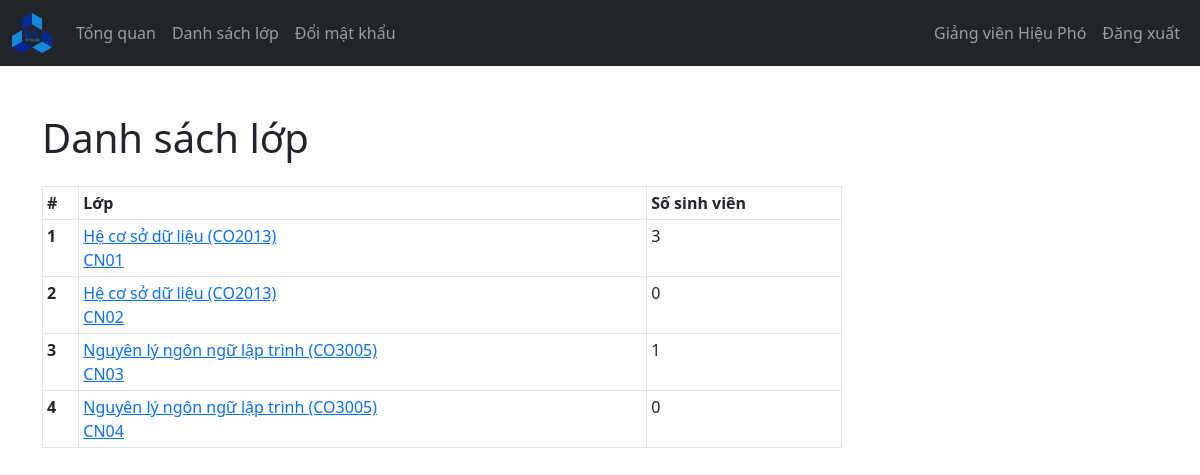
Page /GiangVien/lop.php (signed in) on the committed database.
### tables this page shows
CREATE TABLE `giangvien` (
  `magiangvien` varchar(127) NOT NULL,
  `ho_tenlot` varchar(255) NOT NULL,
  `ten` varchar(255) NOT NULL,
  `tendangnhap` varchar(127) NOT NULL,
  `matkhau` varchar(255) NOT NULL,
  `email` varchar(255) NOT NULL,
  `sdt` varchar(15) NOT NULL,
  `namsinh` int(11) NOT NULL,
  `gioitinh` tinyint(1) NOT NULL
);

CREATE TABLE `lophoc` (
  `id_c` int(11) NOT NULL,
  `malophoc` varchar(127) NOT NULL,
  `makhoahoc` varchar(127) NOT NULL,
  `magiangvien` varchar(127) NOT NULL
);

CREATE TABLE `khoahoc` (
  `makhoahoc` varchar(127) NOT NULL,
  `tenkhoahoc` varchar(255) NOT NULL
);

### controllers/giangvien_ctl.php (called while the page is built, shortened)
<?php
function getGiangVienTheoId($giangvien_id, $conn)
{
  $sql = "SELECT * FROM giangvien
            WHERE magiangvien=?";
  $stmt = $conn->prepare($sql);
  $stmt->execute([$giangvien_id]);
  if ($stmt->rowCount() == 1) {
    $giangvien = $stmt->fetch();
    return $giangvien;
  } else {
    return 0;
  }
}
function getLopCuaGiangVien($giangvien_id, $conn)
{
  $sql = "SELECT id_c,malophoc,makhoahoc FROM lophoc
          WHERE magiangvien=?";
  $stmt = $conn->prepare($sql);
  $stmt->execute([$giangvien_id]);
  if ($stmt->rowCount() >= 1) {
    $lophoc = $stmt->fetchAll();
    return $lophoc;
  } else {
    return 0;
  }
}

### controllers/global_ctl.php (called while the page is built, shortened)
<?php
function gotoLop($lop_id) {
  return "./lop_view.php?id=$lop_id";
}

### controllers/lophoc_ctl.php (called while the page is built, shortened)
<?php
function getSoLuongSinhVienCuaLop($lop_id, $conn)
{
  $sql = "SELECT masinhvien FROM lop_rec
          WHERE id_lophoc=:idlop";
  $stmt = $conn->prepare($sql);
  $stmt->bindParam(':idlop',$lop_id);
  $stmt->execute();
  if ($stmt->rowCount() >= 1) {
    return $stmt->rowCount();
  } else {
    return 0;
  }
}
function getTenCuaKhoa($khoa_id, $conn) {
  $sql = "SELECT tenkhoahoc FROM khoahoc
          WHERE makhoahoc=?";
  $stmt = $conn->prepare($sql);
  $stmt->execute([$khoa_id]);
  if ($stmt->rowCount() == 1) {
    $tenkhoa = $stmt->fetch();
    return $tenkhoa;
  } else {
    return 0;
  }
}

### GiangVien/lop.php (the view, shortened to what this page needs)
<?php
if (isset($_SESSION['magiangvien']) && isset($_SESSION['tucach'])) {
    if ($_SESSION['tucach'] == 'GiangVien') {
        include "../controllers/includer.php";
        $magiangvien = $_SESSION['magiangvien'];
        $giangvien = getGiangVienTheoId($magiangvien, $conn);
        $lophoc = getLopCuaGiangVien($magiangvien, $conn);
?>
        <!DOCTYPE html>
        <html lang="en">
        <head>
                <?php
                $tengiangvien = $giangvien['ho_tenlot'] . " " . $giangvien['ten'];
                $title = "Giảng viên " . $tengiangvien;
                $usrname = $title;
                ?>
            <link rel="stylesheet" href="https://cdn.jsdelivr.net/npm/bootstrap@5.2.0/dist/css/bootstrap.min.css">
            <link rel="stylesheet" href="../css/style.css">
            <link rel="stylesheet" href="https://cdnjs.cloudflare.com/ajax/libs/font-awesome/4.7.0/css/font-awesome.min.css">
        </head>
        <body>
            <?php
            include "comp/navbar.php";
            ?>
            <?php
            if ($lophoc != 0) {
            ?>
                <div class="container mt-5">
                    <h1>Danh sách lớp</h1>
                    <div class="table-responsive">
                        <table class="table table-sm table-bordered mt-3 n-table table-hover">
                            <thead>
                                <tr>
                                    <th scope="col">#</th>
                                    <th scope="col">Lớp</th>
                                    <th scope="col">Số sinh viên</th>
                                </tr>
                            </thead>
                            <tbody>
                                <?php $i = 1;
                                foreach ($lophoc as $lop) {
                                    $tenkhoa = getTenCuaKhoa($lop['makhoahoc'], $conn);
                                    $tenkhoa = $tenkhoa['tenkhoahoc'];
                                    $tenlop = $tenkhoa . " (" . $lop['makhoahoc'] . ")";
                                    $id_lop = $lop['id_c'];
                                    $soluong = getSoLuongSinhVienCuaLop($id_lop, $conn);
                                ?>
                                    <tr>
                                        <th scope="row">
                                            <?php echo $i;
                                            $i++; ?>
                                        </th>
                                        <td>
                                            <a href="<?php echo gotoLop($id_lop)?>">
                                                <?= $tenlop; ?>
                                                <br />
                                                <?= $lop['malophoc'] ?>
                                            </a>
                                        </td>
                                        <td>
                                            <?= $soluong ?>
                                        </td>
                                    </tr>
                                <?php } ?>
                            </tbody>
                        </table>
                    </div>
                <?php } else { ?>
                    <div class="alert alert-info .w-450 m-5" role="alert">
                        Không có lớp học!
                    </div>
                <?php } ?>
                </div>
        </body>
        </html>
<?php
    } else {
        header("Location: ../login.php");
        exit;
    }
} else {
    header("Location: ../login.php");
    exit;
}
?>

### GiangVien/comp/navbar.php (shortened to what this page needs)
<nav class="navbar navbar-expand-lg navbar-dark bg-dark">
  <div class="container-fluid">
    <a class="navbar-brand" href="../index.php">
      <img src="../imgs/logo.png" width="40">
    </a>
    <div class="collapse navbar-collapse" id="navbarSupportedContent">
      <ul class="navbar-nav me-auto mb-2 mb-lg-0" id="navLinks">
        <li class="nav-item">
          <a class="nav-link" aria-current="page" href="index.php">Tổng quan</a>
        </li>
        <li class="nav-item">
          <a class="nav-link" href="lop.php">Danh sách lớp</a>
        </li>
        <li class="nav-item">
          <a class="nav-link" href="doimatkhau.php">Đổi mật khẩu</a>
        </li>
      </ul>
      <ul class="navbar-nav me-right mb-2 mb-lg-0">
        <li class="nav-item">
          <a class="nav-link" href="index.php">
            <?= $usrname ?>
          </a>
        </li>
        <li class="nav-item">
          <a class="nav-link" href="../logout.php">Đăng xuất</a>
        </li>
      </ul>
    </div>
  </div>
</nav>

### css/style.css (style rules this page uses)
.n-table { max-width: 800px; }

### rows in the picture
giangvien: usrname "Giảng viên Hiệu Phó"
lophoc: makhoahoc.tenkhoahoc "Hệ cơ sở dữ liệu (CO2013)", malophoc "CN01", soluong "3"
lophoc: makhoahoc.tenkhoahoc "Hệ cơ sở dữ liệu (CO2013)", malophoc "CN02", soluong "0"
lophoc: makhoahoc.tenkhoahoc "Nguyên lý ngôn ngữ lập trình (CO3005)", malophoc "CN03", soluong "1"
lophoc: makhoahoc.tenkhoahoc "Nguyên lý ngôn ngữ lập trình (CO3005)", malophoc "CN04", soluong "0"
